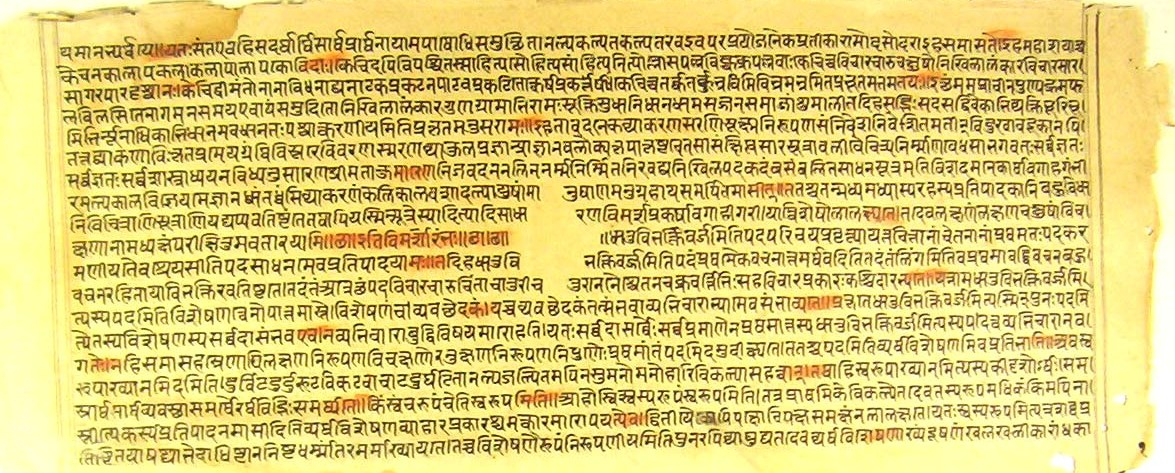
#> input picture A1/A1_resources/palm-leaf-2.jpg, 1175 x 473 px
$ python Q9.py
#> lines starting #> are read from the running program, lines starting #| are printed output that depends on the picture; after the words box and inside, x2 and y2 are one past the last pixel; in counts of white or black regions, pixels touching at a corner belong together
import numpy as np
import pdb

from skimage import img_as_ubyte
from skimage.io import imread

from skimage.filters import threshold_otsu, threshold_local

import matplotlib.pyplot as plt


def BinarizeImage(image, method="global", block_size=35, offset=10):
    if method == "global":
        thresh = threshold_otsu(image)
        binary = np.where(image > thresh, 1, 0)
        return binary
    elif method == "adaptive":
        thresh = threshold_local(image, block_size=block_size, offset=offset)
        binary = np.where(image > thresh, 1, 0)
        return binary


def showImages(image, result):
    fig = plt.figure(figsize=(15, 12))
    ax = fig.add_subplot(121)
    ax.imshow(image, 'gray')
    ax = fig.add_subplot(122)
    ax.imshow(result, 'gray')
    plt.show()


if __name__ == "__main__":
    # Read image and convert to 8bit grayscale
    img = imread("A1_resources/palm-leaf-2.jpg", as_gray=True)
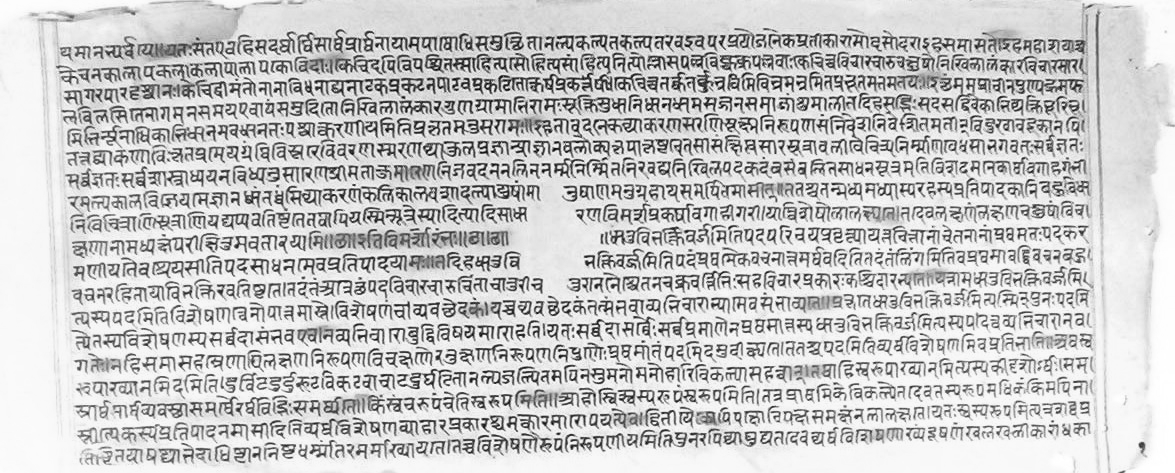
#> img: shape (473, 1175) float64; min 0.0175, max 1, mean 0.78
    img = img_as_ubyte(img)
    binary = BinarizeImage(img, "adaptive")
#> in BinarizeImage, `thresh = threshold_local(image, block_size=block_size, offset=offset)`:
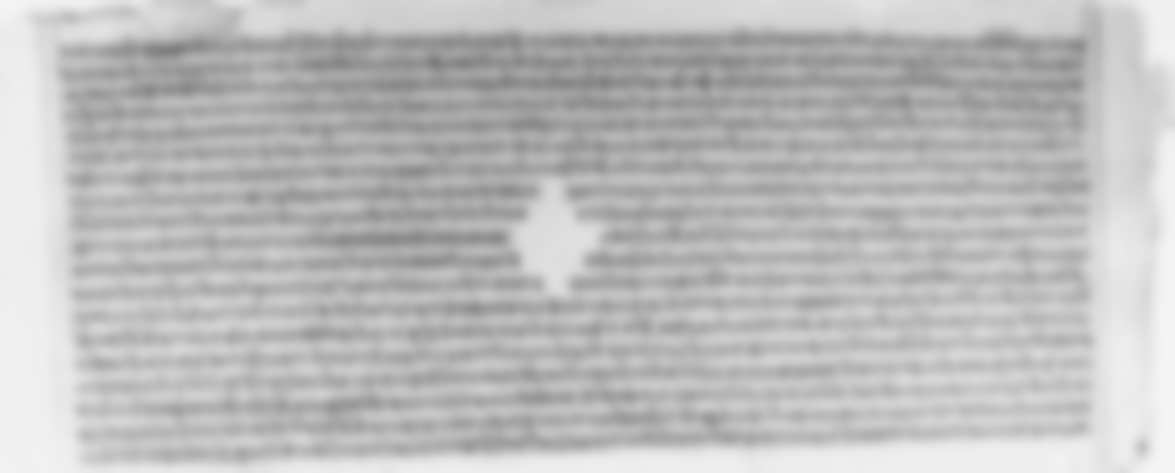
#> thresh: shape (473, 1175) float64; min 125.6, max 245, mean 188.8
#> in BinarizeImage, `binary = np.where(image > thresh, 1, 0)`:
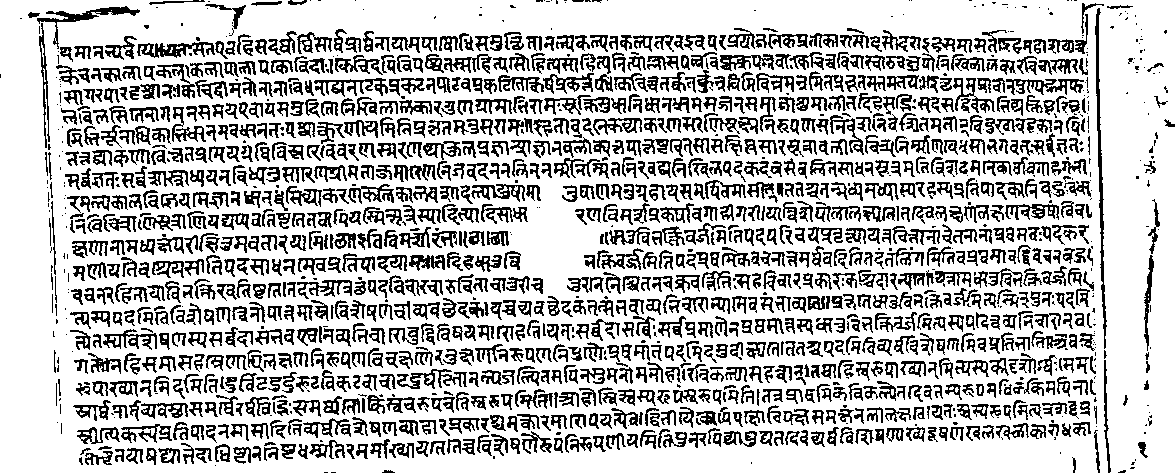
#> binary: shape (473, 1175) int64; values 0 (black) and 1 (white), 73% white; black in thin lines or dots
    showImages(img, binary)
#> in showImages, `plt.show()`:
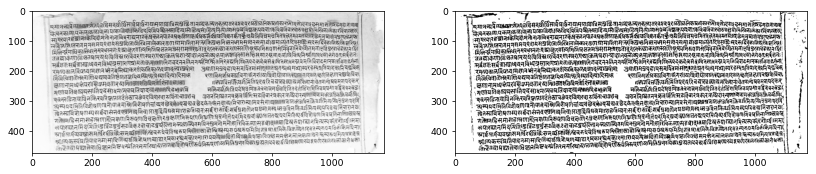
#> figure drawn by matplotlib, 2 panels

$ run again, with A1/A1_resources/palm-leaf-1.jpg copied over A1/A1_resources/palm-leaf-2.jpg
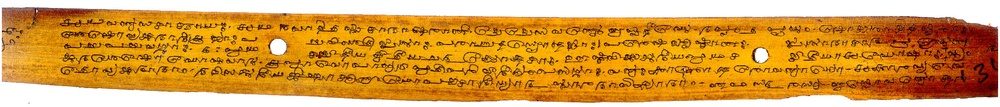
#> input picture A1/A1_resources/palm-leaf-1.jpg, 1000 x 107 px, shrunk from 2104 x 226 before the run
#> in BinarizeImage, `binary = np.where(image > thresh, 1, 0)`:
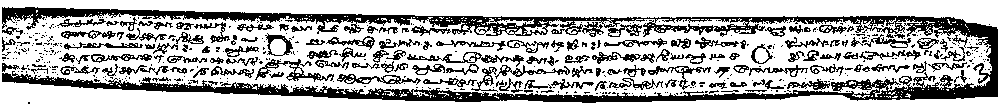
#> binary: shape (107, 1000) int64; values 0 (black) and 1 (white), 70% white; 495 black regions (355 under 20 px), largest, box (x1, y1, x2, y2) and area: (2, 7, 998, 103) 17139, (255, 59, 334, 82) 465, (407, 52, 524, 67) 437
#> in showImages, `plt.show()`:
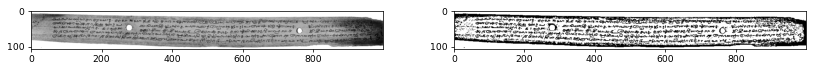
#> figure drawn by matplotlib, 2 panels

$ run again, with A1/A1_resources/bg_2.jpg copied over A1/A1_resources/palm-leaf-2.jpg
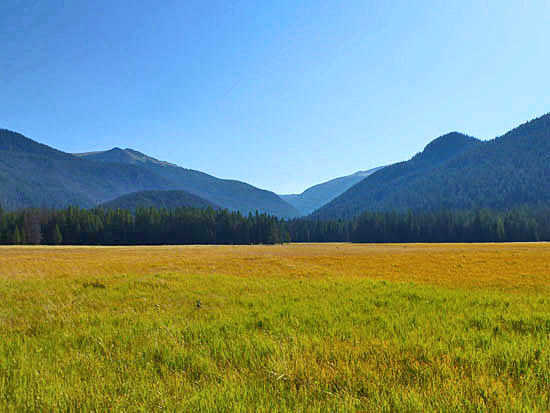
#> input picture A1/A1_resources/bg_2.jpg, 550 x 413 px
#> in BinarizeImage, `binary = np.where(image > thresh, 1, 0)`:
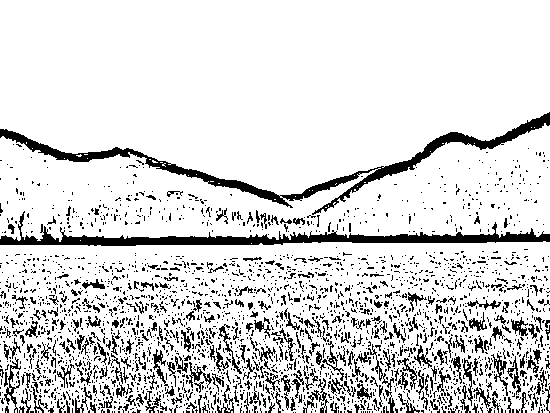
#> binary: shape (413, 550) int64; values 0 (black) and 1 (white), 85.5% white; 2522 black regions (2217 under 20 px), largest, box (x1, y1, x2, y2) and area: (0, 112, 550, 215) 4810, (0, 211, 550, 246) 4530, (4, 357, 21, 413) 241
#> in showImages, `plt.show()`:
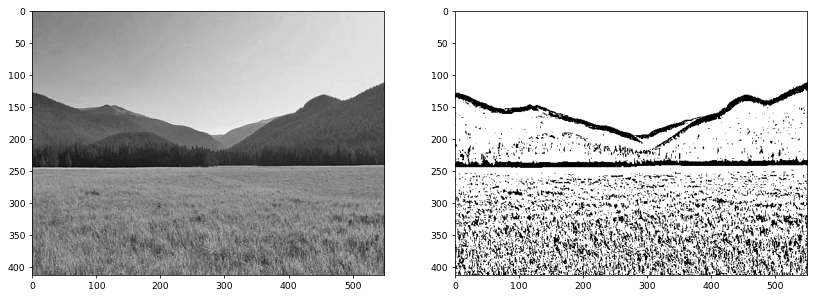
#> figure drawn by matplotlib, 2 panels
